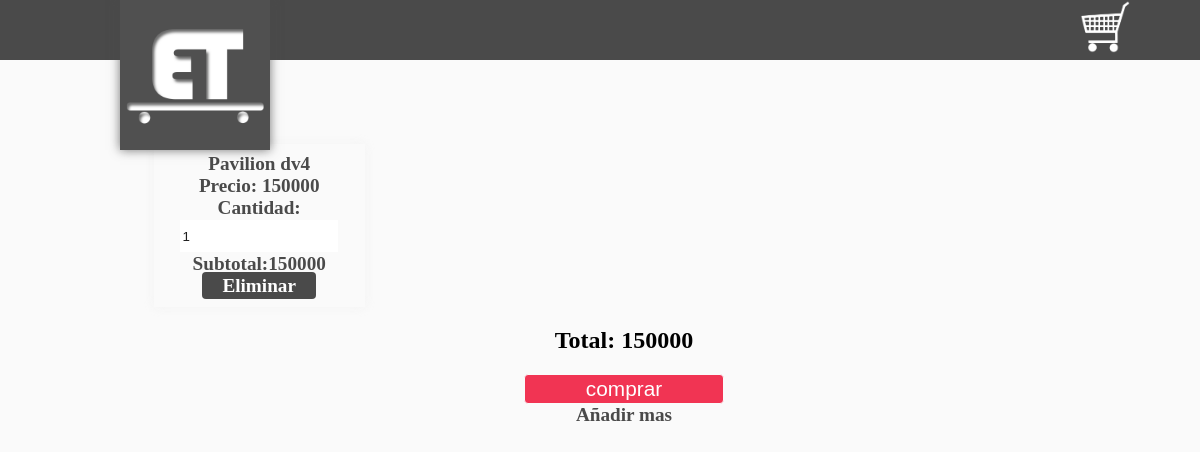
The page /controlador/anh_vt.php?id=00192047537508 on the database its author committed.
### tables this page shows
CREATE TABLE IF NOT EXISTS `producto` (
  `CodigoProducto` varchar(25) NOT NULL,
  `CodigoProveedor` int(10) unsigned DEFAULT NULL,
  `CodigoLocalizacion` int(10) unsigned DEFAULT NULL,
  `CodigoMarca` int(10) unsigned DEFAULT NULL,
  `NombreProducto` varchar(100) DEFAULT NULL,
  `Stock` int(10) unsigned DEFAULT NULL,
  `ValorCompra` int(10) unsigned DEFAULT NULL,
  `ValorVenta` int(10) unsigned DEFAULT NULL,
  `FechaYHoraIngreso` datetime DEFAULT NULL,
  `CodigoUsuario` int(10) unsigned NOT NULL,
  PRIMARY KEY (`CodigoProducto`),
  KEY `Producto_FKIndex2` (`CodigoMarca`),
  KEY `Producto_FKIndex3` (`CodigoProveedor`),
  KEY `Producto_FKIndex4` (`CodigoLocalizacion`),
  KEY `CodigoUsuario` (`CodigoUsuario`),
  KEY `CodigoProducto` (`CodigoProducto`)
);

### controlador/anh_vt.php (the view, shortened to what this page needs)
<?php
	if(isset($_SESSION['carrito'])){
		if(isset($_GET['id'])){
					$arreglo=$_SESSION['carrito'];
					$encontro=false;
					$numero=0;
					for($i=0;$i<count($arreglo);$i++){
						if($arreglo[$i]['Id']==$_GET['id']){
							$encontro=true;
							$numero=$i;
						}
					}
					if($encontro==true){
						$arreglo[$numero]['Cantidad']=$arreglo[$numero]['Cantidad']+1;
						$_SESSION['carrito']=$arreglo;
					}else{
						$nombre="";
						$precio=0;
						$imagen="";
						$re=mysql_query("select * from producto where CodigoProducto=".$_GET['id']);
						while ($f=mysql_fetch_array($re)) {
							$nombre=$f['NombreProducto'];
							$precio=$f['ValorVenta'];
						}
						$datosNuevos=array('Id'=>$_GET['id'],
										'Nombre'=>$nombre,
										'Precio'=>$precio,
										'Cantidad'=>1);
						array_push($arreglo, $datosNuevos);
						$_SESSION['carrito']=$arreglo;
					}
		}
	}else{
		if(isset($_GET['id'])){
			$re=mysql_query("select * from producto where CodigoProducto=".$_GET['id']);
		}
	}
?>
<!DOCTYPE html>
<html lang="es">
<head>
	<link rel="stylesheet" type="text/css" href="./css/estilos.css">
</head>
<body>
	<header>
		<img src="./imagenes/logo.png" id="logo">
		<a href="./carritodecompras.php" title="ver carrito de compras">
			<img src="./imagenes/carrito.png">
		</a>
	</header>
	<section>
		<?php
			$total=0;
			if(isset($_SESSION['carrito'])){
			$datos=$_SESSION['carrito'];
			$total=0;
			for($i=0;$i<count($datos);$i++){
	?>
				<div class="producto">
					<center>
						<span ><?php echo $datos[$i]['Nombre'];?></span><br>
						<span>Precio: <?php echo $datos[$i]['Precio'];?></span><br>
						<span>Cantidad:
							<input type="Number" value="<?php echo $datos[$i]['Cantidad'];?>" min="1" max="<?php echo $datos[$i]['Cantidad'];?> pattern='\d+'"
							data-precio="<?php echo $datos[$i]['Precio'];?>"
							data-id="<?php echo $datos[$i]['Id'];?>"
							class="cantidad">
						</span><br>
						<span class="subtotal">Subtotal:<?php echo $datos[$i]['Cantidad']*$datos[$i]['Precio'];?></span><br>
						<a href="#" class="eliminar" data-id="<?php echo $datos[$i]['Id']?>">Eliminar</a>
					</center>
				</div>
			<?php
				$total=($datos[$i]['Cantidad']*$datos[$i]['Precio'])+$total;
			}
			}else{
				echo '<center><h2>No has añadido ningun producto</h2></center>';
			}
			echo '<center><h2 id="total">Total: '.$total.'</h2></center>';
			if($total!=0){
			?>
				<form action="" method="post" id="formulario">
					<center><input type="submit" value="comprar" class="aceptar" style="width:200px"></center>
			</form>
			<?php
			}
		?>
		<center><a href="../registrar_venta.php">Añadir mas</a></center>
	</section>
</body>
</html>

### carrito/css/estilos.css (style rules this page uses)
html { padding: 0px; margin: 0px; }
body { background-color: #fafafa; padding: 0px; margin: 0px; }
header { width: 100%; height: 60px; background-color: #4a4a4a; color:white; }
a { color: #4a4a4a; font-weight: bolder; font-size: 1.2rem; text-decoration: none; }
header a { width: 50px; left: 90%; display: inline-block; vertical-align: top; position: fixed; z-index: 2; background-color: #4a4a4a; }
header a img { width: 100%; }
section { width: 80%; min-height: 500px; padding: 2%; margin:0 auto; margin-left: 10%; margin-top: 50px; }
#logo { width: 150px; height: 150px; display: inline-block; vertical-align: top; position:absolute; z-index: 2; left: 10%; -webkit-box-shadow: 0px 0px 10px rgba(74, 74, 74, 0.75); -moz-box-shadow: 0px 0px 10px rgba(74, 74, 74, 0.75); box-shadow: 0px 0px 10px rgba(74, 74, 74, 0.75); }
.producto { width: 20%; height: auto; display: inline-block; vertical-align: top; margin-left: 1%; margin-top: 1%; color: #4a4a4a; font-weight: bolder; font-size: 1.2rem; padding: 1%; -webkit-box-shadow: 0px 0px 10px rgba(240, 240, 240, 0.75); -moz-box-shadow: 0px 0px 10px rgba(240, 240, 240, 0.75); box-shadow: 0px 0px 10px rgba(240, 240, 240, 0.75); -webkit-transition: all 1s ease-in-out; -moz-transition: all 1s ease-in-out; }
.producto a { background-color: #4a4a4a; padding: 3px; color: white; width: 50%; padding-left: 20px; padding-right: 20px; border-radius: 4px; }
.aceptar { background-color: #f13453; color:white; padding-left: 20px; padding-right: 20px; border-radius: 4px; font-size: 1.3rem; }
#formulario { width: 50%; height: auto; margin:0 auto; }
input { width: 80%; height: 30px; border:1px solid #fafafa; color:#1e1e1e; }

### rows shown on the page
producto: NombreProducto "Pavilion dv4", ValorVenta "150000", value "1", $datos[$i]['Cantidad']*$datos[$i]['Precio'] "150000"

### other values the page prints
$total "150000"
